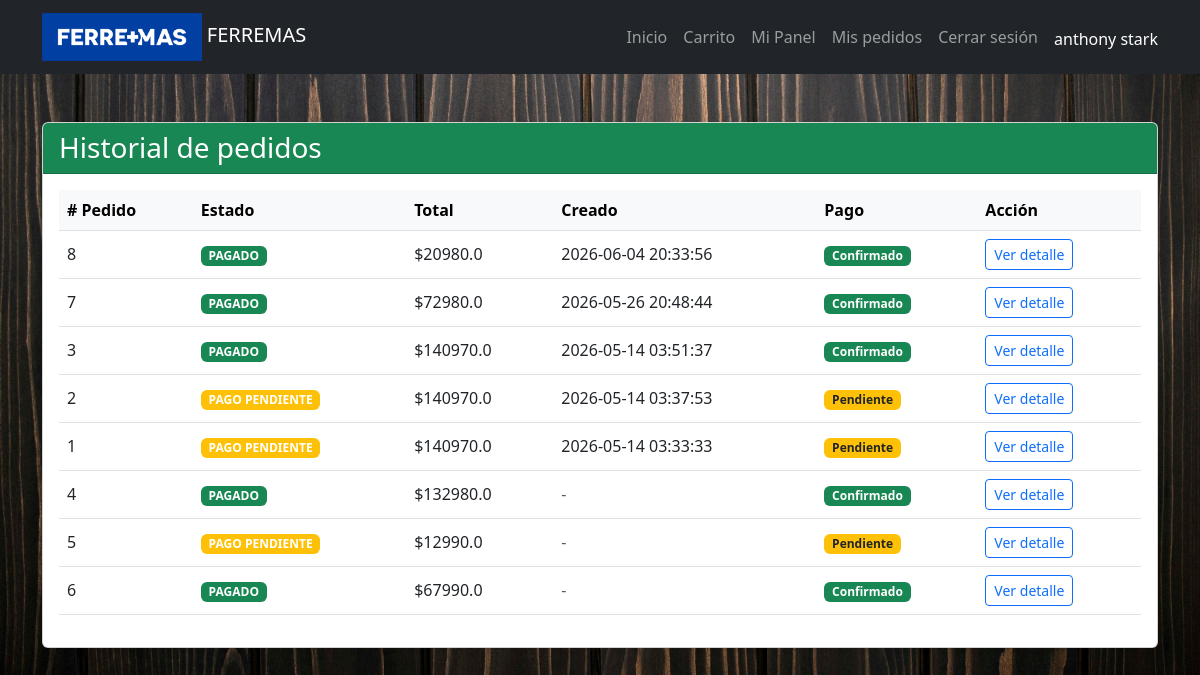
The page /mis-pedidos (signed in) on the database its author committed.
### tables this page shows
CREATE TABLE pedidos (
    id INTEGER PRIMARY KEY AUTOINCREMENT,
    usuario_id INTEGER NOT NULL,
    total REAL NOT NULL,
    estado TEXT DEFAULT 'Pendiente',
    fecha TIMESTAMP DEFAULT CURRENT_TIMESTAMP, metodo_pago TEXT, tipo_entrega TEXT, direccion_envio TEXT, pago_confirmado INTEGER DEFAULT 0, actualizado_en TIMESTAMP, creado_en TIMESTAMP,
    FOREIGN KEY(usuario_id) REFERENCES usuarios(id)
);

### app.py (the view)
@app.route('/mis-pedidos')
@roles_required('cliente')
def mis_pedidos():
    conn = get_db_connection()
    pedidos = conn.execute(
        "SELECT p.id, p.estado, p.total, p.pago_confirmado, p.creado_en, p.actualizado_en FROM pedidos p WHERE p.usuario_id = ? ORDER BY p.creado_en DESC",
        (session['user_id'],)
    ).fetchall()
    conn.close()
    return render_template('mis_pedidos.html', pedidos=pedidos)

### app.py (called while the page is built)
def get_db_connection():
    conn = sqlite3.connect(DB_PATH)
    conn.row_factory = sqlite3.Row
    return conn

def roles_required(*roles):
    def wrapper(f):
        @wraps(f)
        def decorated_function(*args, **kwargs):
            if not session.get('user_id'):
                return redirect(url_for('login', next=request.path))
            if session.get('role') not in roles:
                flash('No tienes permiso para acceder a esa página.', 'danger')
                return redirect(url_for('home'))
            return f(*args, **kwargs)
        return decorated_function
    return wrapper

@app.context_processor
def inject_user():
    def order_status_badge(status):
        mapping = {
            'Pendiente': 'warning',
            'Pago Pendiente': 'warning',
            'Pagado': 'success',
            'Pago Rechazado': 'danger',
            'Aprobado': 'primary',
            'Preparando': 'info',
            'Despachado': 'secondary',
            'Entregado': 'success',
            'Rechazado': 'danger'
        }
        return mapping.get(status, 'dark')
    return {
        'current_user': session.get('username'),
        'current_role': session.get('role'),
        'current_name': session.get('name'),
        'order_status_badge': order_status_badge
    }

### templates/mis_pedidos.html (shortened to what this page needs)
{% extends 'base.html' %}
{% block content %}
<div class="card shadow-sm">
    <div class="card-header bg-success text-white">
        <h3 class="mb-0">Historial de pedidos</h3>
    </div>
    <div class="card-body">
        {% if pedidos %}
            <div class="table-responsive">
                <table class="table align-middle">
                    <thead class="table-light">
                        <tr>
                            <th># Pedido</th>
                            <th>Estado</th>
                            <th>Total</th>
                            <th>Creado</th>
                            <th>Pago</th>
                            <th>Acción</th>
                        </tr>
                    </thead>
                    <tbody>
                        {% for pedido in pedidos %}
                        <tr>
                            <td>{{ pedido['id'] }}</td>
                            <td><span class="badge bg-{{ order_status_badge(pedido['estado']) }} text-uppercase">{{ pedido['estado'] }}</span></td>
                            <td>${{ pedido['total'] }}</td>
                            <td>{% if pedido['creado_en'] %}{{ pedido['creado_en'] }}{% else %}<span class="text-muted">-</span>{% endif %}</td>
                            <td>
                                {% if pedido['pago_confirmado'] %}
                                    <span class="badge bg-success">Confirmado</span>
                                {% else %}
                                    <span class="badge bg-warning text-dark">Pendiente</span>
                                {% endif %}
                            </td>
                            <td><a href="{{ url_for('pedido_detalle', pedido_id=pedido['id']) }}" class="btn btn-sm btn-outline-primary">Ver detalle</a></td>
                        </tr>
                        {% endfor %}
                    </tbody>
                </table>
            </div>
        {% else %}
            <div class="text-center py-5">
                <p class="fs-5">No tienes pedidos registrados todavía.</p>
                <a href="{{ url_for('home') }}" class="btn btn-primary">Seguir comprando</a>
            </div>
        {% endif %}
    </div>
</div>
{% endblock %}

### static/css/styles.css (style rules this page uses)
body { font-family: Arial, sans-serif; background: url('img/fondo_madera.jpg') center/cover no-repeat fixed; color: white; }
.card { transition: transform 0.3s; background: rgba(255, 255, 255, 0.9); color: black; }

### rows shown on the page
pedidos: id "8", estado "PAGADO", total "20980.0", creado_en "2026-06-04 20:33:56", pago_confirmado "Confirmado"
pedidos: id "7", estado "PAGADO", total "72980.0", creado_en "2026-05-26 20:48:44", pago_confirmado "Confirmado"
pedidos: id "3", estado "PAGADO", total "140970.0", creado_en "2026-05-14 03:51:37", pago_confirmado "Confirmado"
pedidos: id "2", estado "PAGO PENDIENTE", total "140970.0", creado_en "2026-05-14 03:37:53", pago_confirmado "Pendiente"
pedidos: id "1", estado "PAGO PENDIENTE", total "140970.0", creado_en "2026-05-14 03:33:33", pago_confirmado "Pendiente"
pedidos: id "4", estado "PAGADO", total "132980.0", pago_confirmado "Confirmado"
pedidos: id "5", estado "PAGO PENDIENTE", total "12990.0", pago_confirmado "Pendiente"
pedidos: id "6", estado "PAGADO", total "67990.0", pago_confirmado "Confirmado"

### other values the page prints
{{ current_name }} "anthony stark"
